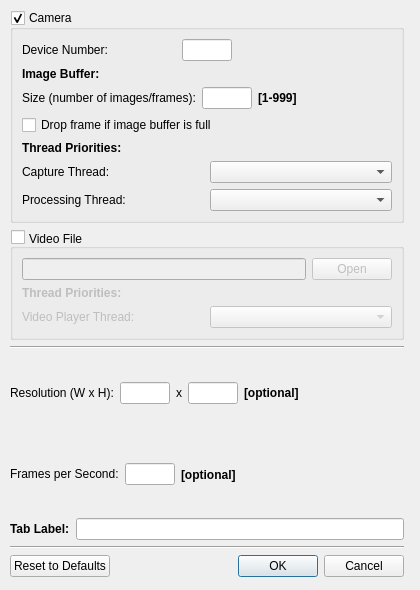
<?xml version="1.0" encoding="UTF-8"?>
<ui version="4.0">
 <class>CameraConnectDialog</class>
 <widget class="QDialog" name="CameraConnectDialog">
  <property name="geometry">
   <rect>
    <x>0</x>
    <y>0</y>
    <width>420</width>
    <height>590</height>
   </rect>
  </property>
  <property name="sizePolicy">
   <sizepolicy hsizetype="Fixed" vsizetype="Fixed">
    <horstretch>0</horstretch>
    <verstretch>0</verstretch>
   </sizepolicy>
  </property>
  <property name="windowTitle">
   <string>Connect to Camera or Open File</string>
  </property>
  <widget class="QWidget" name="layoutWidget">
   <property name="geometry">
    <rect>
     <x>10</x>
     <y>10</y>
     <width>394</width>
     <height>567</height>
    </rect>
   </property>
   <layout class="QVBoxLayout" name="verticalLayout_4">
    <item>
     <widget class="QGroupBox" name="cameraGroupBox">
      <property name="enabled">
       <bool>true</bool>
      </property>
      <property name="autoFillBackground">
       <bool>false</bool>
      </property>
      <property name="title">
       <string>Camera</string>
      </property>
      <property name="checkable">
       <bool>true</bool>
      </property>
      <layout class="QVBoxLayout" name="verticalLayout_6">
       <item>
        <layout class="QHBoxLayout" name="horizontalLayout_2">
         <item>
          <widget class="QLabel" name="label_9">
           <property name="font">
            <font>
             <pointsize>9</pointsize>
             <bold>false</bold>
            </font>
           </property>
           <property name="toolTip">
            <string/>
           </property>
           <property name="whatsThis">
            <string>&lt;html&gt;&lt;head/&gt;&lt;body&gt;&lt;p&gt;&lt;span style=&quot; color:#000000;&quot;&gt;Webcams on your PC are numbered, where 0 is normally a built-in webcam&lt;/span&gt;&lt;/p&gt;&lt;/body&gt;&lt;/html&gt;</string>
           </property>
           <property name="text">
            <string>Device Number:</string>
           </property>
          </widget>
         </item>
         <item>
          <widget class="QLineEdit" name="deviceNumberEdit">
           <property name="enabled">
            <bool>true</bool>
           </property>
           <property name="sizePolicy">
            <sizepolicy hsizetype="Fixed" vsizetype="Fixed">
             <horstretch>0</horstretch>
             <verstretch>0</verstretch>
            </sizepolicy>
           </property>
           <property name="minimumSize">
            <size>
             <width>50</width>
             <height>0</height>
            </size>
           </property>
           <property name="maximumSize">
            <size>
             <width>50</width>
             <height>16777215</height>
            </size>
           </property>
           <property name="font">
            <font>
             <pointsize>9</pointsize>
             <italic>false</italic>
             <bold>false</bold>
            </font>
           </property>
          </widget>
         </item>
         <item>
          <widget class="QLabel" name="label_devCount">
           <property name="text">
            <string/>
           </property>
          </widget>
         </item>
        </layout>
       </item>
       <item>
        <widget class="QLabel" name="label_3">
         <property name="font">
          <font>
           <pointsize>9</pointsize>
           <bold>true</bold>
          </font>
         </property>
         <property name="text">
          <string>Image Buffer:</string>
         </property>
        </widget>
       </item>
       <item>
        <layout class="QHBoxLayout" name="horizontalLayout">
         <item>
          <widget class="QLabel" name="label_2">
           <property name="font">
            <font>
             <pointsize>9</pointsize>
             <bold>false</bold>
            </font>
           </property>
           <property name="toolTip">
            <string/>
           </property>
           <property name="statusTip">
            <string/>
           </property>
           <property name="whatsThis">
            <string>&lt;html&gt;&lt;head/&gt;&lt;body&gt;&lt;p&gt;&lt;span style=&quot; color:#000000;&quot;&gt;Frames in buffer so capture framerate doesn't drop while processing.&lt;/span&gt;&lt;/p&gt;&lt;/body&gt;&lt;/html&gt;</string>
           </property>
           <property name="text">
            <string>Size (number of images/frames):</string>
           </property>
          </widget>
         </item>
         <item>
          <widget class="QLineEdit" name="imageBufferSizeEdit">
           <property name="sizePolicy">
            <sizepolicy hsizetype="Minimum" vsizetype="Fixed">
             <horstretch>0</horstretch>
             <verstretch>0</verstretch>
            </sizepolicy>
           </property>
           <property name="minimumSize">
            <size>
             <width>50</width>
             <height>0</height>
            </size>
           </property>
           <property name="maximumSize">
            <size>
             <width>50</width>
             <height>16777215</height>
            </size>
           </property>
           <property name="font">
            <font>
             <pointsize>9</pointsize>
            </font>
           </property>
           <property name="whatsThis">
            <string>&lt;html&gt;&lt;head/&gt;&lt;body&gt;&lt;p&gt;&lt;span style=&quot; color:#000000;&quot;&gt;Frames in buffer so capture framerate doesn't drop while processing.&lt;/span&gt;&lt;/p&gt;&lt;/body&gt;&lt;/html&gt;</string>
           </property>
          </widget>
         </item>
         <item>
          <widget class="QLabel" name="label_4">
           <property name="font">
            <font>
             <pointsize>9</pointsize>
             <bold>true</bold>
            </font>
           </property>
           <property name="text">
            <string>[1-999]</string>
           </property>
          </widget>
         </item>
         <item>
          <spacer name="horizontalSpacer_2">
           <property name="orientation">
            <enum>Qt::Orientation::Horizontal</enum>
           </property>
           <property name="sizeHint" stdset="0">
            <size>
             <width>40</width>
             <height>20</height>
            </size>
           </property>
          </spacer>
         </item>
        </layout>
       </item>
       <item>
        <widget class="QCheckBox" name="dropFrameCheckBox">
         <property name="font">
          <font>
           <pointsize>9</pointsize>
          </font>
         </property>
         <property name="whatsThis">
          <string>&lt;html&gt;&lt;head/&gt;&lt;body&gt;&lt;p&gt;&lt;span style=&quot; color:#000000;&quot;&gt;Enabling this will result in a constant capture rate, therefore some images will be dropped when image buffer is full. Otherwise capture rate will drop to processing rate.&lt;/span&gt;&lt;/p&gt;&lt;/body&gt;&lt;/html&gt;</string>
         </property>
         <property name="text">
          <string>Drop frame if image buffer is full</string>
         </property>
        </widget>
       </item>
       <item>
        <widget class="QLabel" name="label_5">
         <property name="font">
          <font>
           <pointsize>9</pointsize>
           <bold>true</bold>
          </font>
         </property>
         <property name="text">
          <string>Thread Priorities:</string>
         </property>
        </widget>
       </item>
       <item>
        <layout class="QHBoxLayout" name="horizontalLayout_3">
         <item>
          <layout class="QVBoxLayout" name="verticalLayout">
           <item>
            <widget class="QLabel" name="label_6">
             <property name="font">
              <font>
               <pointsize>9</pointsize>
               <bold>false</bold>
              </font>
             </property>
             <property name="text">
              <string>Capture Thread:</string>
             </property>
            </widget>
           </item>
           <item>
            <widget class="QLabel" name="label_7">
             <property name="font">
              <font>
               <pointsize>9</pointsize>
               <bold>false</bold>
              </font>
             </property>
             <property name="text">
              <string>Processing Thread:</string>
             </property>
            </widget>
           </item>
          </layout>
         </item>
         <item>
          <layout class="QVBoxLayout" name="verticalLayout_2">
           <item>
            <widget class="QComboBox" name="capturePrioComboBox">
             <property name="font">
              <font>
               <pointsize>9</pointsize>
              </font>
             </property>
            </widget>
           </item>
           <item>
            <widget class="QComboBox" name="processingPrioComboBox">
             <property name="font">
              <font>
               <pointsize>9</pointsize>
              </font>
             </property>
            </widget>
           </item>
          </layout>
         </item>
        </layout>
       </item>
      </layout>
     </widget>
    </item>
    <item>
     <widget class="QGroupBox" name="fileGroupBox">
      <property name="enabled">
       <bool>true</bool>
      </property>
      <property name="sizePolicy">
       <sizepolicy hsizetype="Expanding" vsizetype="Fixed">
        <horstretch>0</horstretch>
        <verstretch>0</verstretch>
       </sizepolicy>
      </property>
      <property name="styleSheet">
       <string notr="true"/>
      </property>
      <property name="title">
       <string>Video File</string>
      </property>
      <property name="alignment">
       <set>Qt::AlignmentFlag::AlignBottom|Qt::AlignmentFlag::AlignLeading|Qt::AlignmentFlag::AlignLeft</set>
      </property>
      <property name="flat">
       <bool>false</bool>
      </property>
      <property name="checkable">
       <bool>true</bool>
      </property>
      <property name="checked">
       <bool>false</bool>
      </property>
      <layout class="QVBoxLayout" name="verticalLayout_9">
       <item>
        <layout class="QHBoxLayout" name="horizontalLayout_10">
         <item>
          <widget class="QLineEdit" name="fileSourceEdit">
           <property name="font">
            <font>
             <pointsize>9</pointsize>
            </font>
           </property>
          </widget>
         </item>
         <item>
          <widget class="QPushButton" name="openButton">
           <property name="text">
            <string>Open</string>
           </property>
          </widget>
         </item>
        </layout>
       </item>
       <item>
        <widget class="QLabel" name="label_24">
         <property name="font">
          <font>
           <pointsize>9</pointsize>
           <bold>true</bold>
          </font>
         </property>
         <property name="text">
          <string>Thread Priorities:</string>
         </property>
        </widget>
       </item>
       <item>
        <layout class="QHBoxLayout" name="horizontalLayout_13">
         <item>
          <widget class="QLabel" name="label_22">
           <property name="font">
            <font>
             <pointsize>9</pointsize>
             <bold>false</bold>
            </font>
           </property>
           <property name="text">
            <string>Video Player Thread:</string>
           </property>
          </widget>
         </item>
         <item>
          <widget class="QComboBox" name="playerPrioComboBox">
           <property name="font">
            <font>
             <pointsize>9</pointsize>
            </font>
           </property>
          </widget>
         </item>
        </layout>
       </item>
      </layout>
     </widget>
    </item>
    <item>
     <widget class="Line" name="line_2">
      <property name="orientation">
       <enum>Qt::Orientation::Horizontal</enum>
      </property>
     </widget>
    </item>
    <item>
     <layout class="QHBoxLayout" name="horizontalLayout_8">
      <item>
       <widget class="QLabel" name="label_11">
        <property name="font">
         <font>
          <pointsize>9</pointsize>
          <bold>false</bold>
         </font>
        </property>
        <property name="whatsThis">
         <string>&lt;html&gt;&lt;head/&gt;&lt;body&gt;&lt;p&gt;&lt;span style=&quot; color:#000000;&quot;&gt;For webcams, please look in your manufacturers handbook if your webcam supports different capture modes. If it does, change values to the exact values the mode supports.&lt;/span&gt;&lt;/p&gt;&lt;/body&gt;&lt;/html&gt;</string>
        </property>
        <property name="text">
         <string>Resolution (W x H):</string>
        </property>
       </widget>
      </item>
      <item>
       <widget class="QLineEdit" name="resWEdit">
        <property name="enabled">
         <bool>true</bool>
        </property>
        <property name="sizePolicy">
         <sizepolicy hsizetype="Fixed" vsizetype="Fixed">
          <horstretch>0</horstretch>
          <verstretch>0</verstretch>
         </sizepolicy>
        </property>
        <property name="minimumSize">
         <size>
          <width>50</width>
          <height>0</height>
         </size>
        </property>
        <property name="maximumSize">
         <size>
          <width>50</width>
          <height>16777215</height>
         </size>
        </property>
        <property name="font">
         <font>
          <pointsize>9</pointsize>
          <italic>false</italic>
          <bold>false</bold>
         </font>
        </property>
        <property name="whatsThis">
         <string/>
        </property>
       </widget>
      </item>
      <item>
       <widget class="QLabel" name="label_13">
        <property name="font">
         <font>
          <pointsize>9</pointsize>
          <bold>false</bold>
         </font>
        </property>
        <property name="text">
         <string>x</string>
        </property>
       </widget>
      </item>
      <item>
       <widget class="QLineEdit" name="resHEdit">
        <property name="enabled">
         <bool>true</bool>
        </property>
        <property name="sizePolicy">
         <sizepolicy hsizetype="Fixed" vsizetype="Fixed">
          <horstretch>0</horstretch>
          <verstretch>0</verstretch>
         </sizepolicy>
        </property>
        <property name="minimumSize">
         <size>
          <width>50</width>
          <height>0</height>
         </size>
        </property>
        <property name="maximumSize">
         <size>
          <width>50</width>
          <height>16777215</height>
         </size>
        </property>
        <property name="font">
         <font>
          <pointsize>9</pointsize>
          <italic>false</italic>
          <bold>false</bold>
         </font>
        </property>
        <property name="whatsThis">
         <string/>
        </property>
       </widget>
      </item>
      <item>
       <widget class="QLabel" name="label_12">
        <property name="font">
         <font>
          <pointsize>9</pointsize>
          <bold>true</bold>
         </font>
        </property>
        <property name="text">
         <string>[optional]</string>
        </property>
       </widget>
      </item>
      <item>
       <spacer name="horizontalSpacer_4">
        <property name="orientation">
         <enum>Qt::Orientation::Horizontal</enum>
        </property>
        <property name="sizeHint" stdset="0">
         <size>
          <width>40</width>
          <height>20</height>
         </size>
        </property>
       </spacer>
      </item>
     </layout>
    </item>
    <item>
     <layout class="QHBoxLayout" name="horizontalLayout_6">
      <item>
       <widget class="QLabel" name="label">
        <property name="sizePolicy">
         <sizepolicy hsizetype="Maximum" vsizetype="Maximum">
          <horstretch>0</horstretch>
          <verstretch>0</verstretch>
         </sizepolicy>
        </property>
        <property name="font">
         <font>
          <pointsize>9</pointsize>
         </font>
        </property>
        <property name="toolTip">
         <string/>
        </property>
        <property name="whatsThis">
         <string>&lt;html&gt;&lt;head/&gt;&lt;body&gt;&lt;p&gt;&lt;span style=&quot; color:#000000;&quot;&gt;Change this when your webcam supports multiple capture modes with different framerate or framerate of video isn't recognized correctly.&lt;/span&gt;&lt;/p&gt;&lt;/body&gt;&lt;/html&gt;</string>
        </property>
        <property name="text">
         <string>Frames per Second:</string>
        </property>
       </widget>
      </item>
      <item>
       <widget class="QLineEdit" name="fpsEdit">
        <property name="sizePolicy">
         <sizepolicy hsizetype="Fixed" vsizetype="Fixed">
          <horstretch>0</horstretch>
          <verstretch>0</verstretch>
         </sizepolicy>
        </property>
        <property name="minimumSize">
         <size>
          <width>50</width>
          <height>0</height>
         </size>
        </property>
        <property name="maximumSize">
         <size>
          <width>50</width>
          <height>16777215</height>
         </size>
        </property>
        <property name="font">
         <font>
          <pointsize>9</pointsize>
         </font>
        </property>
        <property name="whatsThis">
         <string/>
        </property>
       </widget>
      </item>
      <item>
       <widget class="QLabel" name="label_10">
        <property name="font">
         <font>
          <pointsize>9</pointsize>
          <bold>true</bold>
         </font>
        </property>
        <property name="text">
         <string>[optional]</string>
        </property>
       </widget>
      </item>
      <item>
       <spacer name="horizontalSpacer">
        <property name="orientation">
         <enum>Qt::Orientation::Horizontal</enum>
        </property>
        <property name="sizeHint" stdset="0">
         <size>
          <width>40</width>
          <height>20</height>
         </size>
        </property>
       </spacer>
      </item>
     </layout>
    </item>
    <item>
     <layout class="QVBoxLayout" name="verticalLayout_3">
      <item>
       <layout class="QHBoxLayout" name="horizontalLayout_5">
        <item>
         <widget class="QLabel" name="label_8">
          <property name="font">
           <font>
            <pointsize>9</pointsize>
            <bold>true</bold>
           </font>
          </property>
          <property name="text">
           <string>Tab Label:</string>
          </property>
         </widget>
        </item>
        <item>
         <widget class="QLineEdit" name="tabLabelEdit">
          <property name="font">
           <font>
            <pointsize>9</pointsize>
           </font>
          </property>
         </widget>
        </item>
       </layout>
      </item>
     </layout>
    </item>
    <item>
     <widget class="Line" name="line">
      <property name="orientation">
       <enum>Qt::Orientation::Horizontal</enum>
      </property>
     </widget>
    </item>
    <item>
     <layout class="QHBoxLayout" name="horizontalLayout_4">
      <item>
       <widget class="QPushButton" name="resetToDefaultsPushButton">
        <property name="text">
         <string>Reset to Defaults</string>
        </property>
       </widget>
      </item>
      <item>
       <widget class="QDialogButtonBox" name="okCancelBox">
        <property name="orientation">
         <enum>Qt::Orientation::Horizontal</enum>
        </property>
        <property name="standardButtons">
         <set>QDialogButtonBox::StandardButton::Cancel|QDialogButtonBox::StandardButton::Ok</set>
        </property>
       </widget>
      </item>
     </layout>
    </item>
   </layout>
  </widget>
 </widget>
 <resources/>
 <connections>
  <connection>
   <sender>okCancelBox</sender>
   <signal>accepted()</signal>
   <receiver>CameraConnectDialog</receiver>
   <slot>accept()</slot>
   <hints>
    <hint type="sourcelabel">
     <x>408</x>
     <y>490</y>
    </hint>
    <hint type="destinationlabel">
     <x>204</x>
     <y>159</y>
    </hint>
   </hints>
  </connection>
  <connection>
   <sender>okCancelBox</sender>
   <signal>rejected()</signal>
   <receiver>CameraConnectDialog</receiver>
   <slot>reject()</slot>
   <hints>
    <hint type="sourcelabel">
     <x>408</x>
     <y>490</y>
    </hint>
    <hint type="destinationlabel">
     <x>204</x>
     <y>159</y>
    </hint>
   </hints>
  </connection>
 </connections>
</ui>
